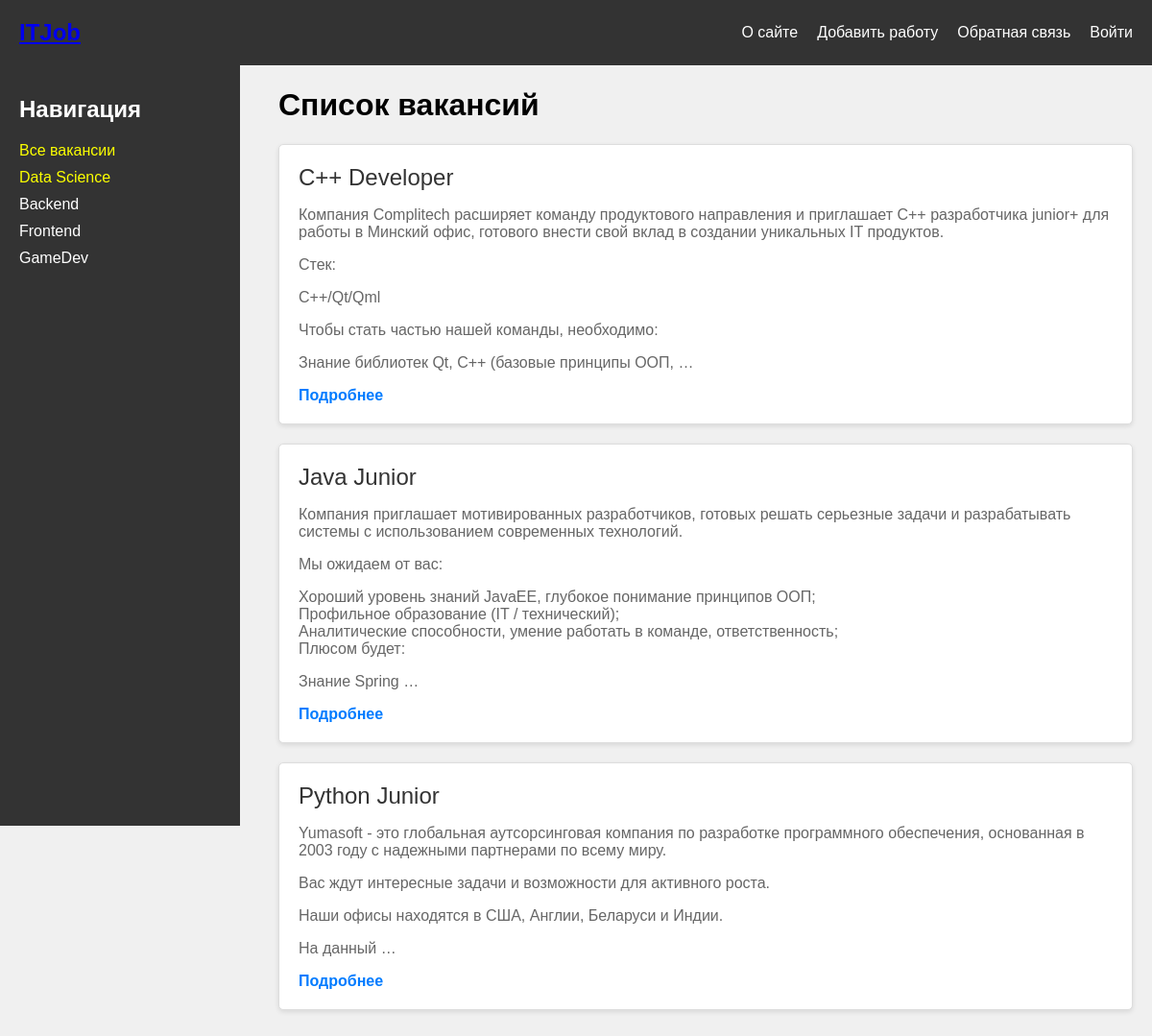
Page /category/1/ on the committed database.
### vacancies/models.py (models this page shows, shortened)
class Job(models.Model):
    title = models.CharField(max_length=255, verbose_name='Специальность')
    slug=models.SlugField(max_length=255,unique=False,db_index=True,default='',verbose_name='URL')
    description = models.TextField(blank=True,verbose_name='Описание')
    time_create=models.DateTimeField(auto_now_add=True)
    time_update=models.DateTimeField(auto_now=True)
    def get_absolute_url(self):
        return reverse('job',kwargs={'job_slug':self.slug})

### vacancies/views.py (the view)
# urls.py: path('category/<int:cat_slug>/',show_category,name='category')
def show_category(request,cat_slug):
    jobs = Job.objects.all().order_by('-time_create')
    data={
        'jobs':jobs,
        'menu':menu,
        'cat_selected':cat_slug,
    }
    return render(request,'vacancies/main.html',data)

### vacancies/templatetags/vacancies_tags.py (called while the page is built)
@register.inclusion_tag('vacancies/list_categories.html')
def show_categories(cat_selected=0):
    cats = views.cats_db
    return {'cats':cats,'cat_selected':cat_selected}

### vacancies/templates/vacancies/main.html
{%extends 'base.html'%}
{%block list_post%}
    <h1>Список вакансий</h1>
     {%for j in jobs%}
    <div class="job-card">
        {%autoescape off %}
        <div class="job-title">{{j.title}}</div>
        <div class="job-description">{{j.description|linebreaks|truncatewords:40}}</div>
        <a href="{{j.get_absolute_url}}" class="job-link">Подробнее</a>
        {%endautoescape%}
    </div>
    {%endfor%}
{%endblock%}

### vacancies/static/vacancies/css/style.css (style rules this page uses)
body { font-family: Arial, sans-serif; background-color: #f0f0f0; margin: 0; padding: 0; display: flex; flex-direction: column; }
.job-card { background-color: white; border: 1px solid #ddd; border-radius: 5px; margin-bottom: 20px; padding: 20px; box-shadow: 0 2px 5px rgba(0,0,0,0.1); }
.job-title { font-size: 1.5em; margin-bottom: 10px; color: #333; }
.job-description { font-size: 1em; margin-bottom: 10px; color: #666; }
.job-link { text-decoration: none; color: #007BFF; font-weight: bold; }

### rows in the picture
Job: title "C++ Developer", description "Компания Complitech расширяет команду продуктового направления и приглашает С++ разработчика junior+ для работы в Минский офис, готового внести свой вклад в создании уникальных IT продуктов. Стек: C++/Qt/Qml Чтобы стать частью нашей команды, необходимо: Знание библиотек Qt, C++ (базовые принципы ООП, …"
Job: title "Java Junior", description "Компания приглашает мотивированных разработчиков, готовых решать серьезные задачи и разрабатывать системы с использованием современных технологий. Мы ожидаем от вас: Хороший уровень знаний JavaEE, глубокое понимание принципов ООП; Профильное образование (IT / технический); Аналитические способности, умение работать в команде, ответственность; Плюсом будет: Знание Spring …"
Job: title "Python Junior", description "Yumasoft - это глобальная аутсорсинговая компания по разработке программного обеспечения, основанная в 2003 году с надежными партнерами по всему миру. Вас ждут интересные задачи и возможности для активного роста. Наши офисы находятся в США, Англии, Беларуси и Индии. На данный …"

### other values in the picture
{{ m.title }} "О сайте" "Добавить работу" "Обратная связь" "Войти"
{{ c.name }} "Data Science"
{{ c.name }} "Backend" "Frontend" "GameDev"
